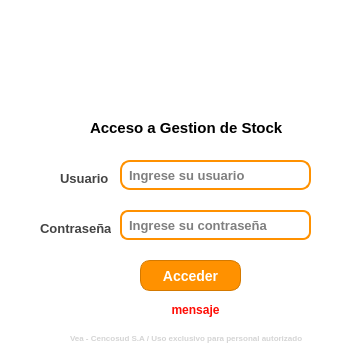
<?xml version="1.0" encoding="UTF-8"?>
<ui version="4.0">
 <class>formLogin</class>
 <widget class="QDialog" name="formLogin">
  <property name="geometry">
   <rect>
    <x>0</x>
    <y>0</y>
    <width>359</width>
    <height>359</height>
   </rect>
  </property>
  <property name="windowTitle">
   <string>Acceso a Gestion de Stock</string>
  </property>
  <property name="styleSheet">
   <string notr="true">background-color:rgb(255, 255, 255);
border-radius: 10px;
font-weight: bold;
border-color: rgb(255, 170, 0);
</string>
  </property>
  <widget class="QLabel" name="label_3">
   <property name="geometry">
    <rect>
     <x>60</x>
     <y>170</y>
     <width>49</width>
     <height>16</height>
    </rect>
   </property>
   <property name="font">
    <font>
     <family>Segoe UI</family>
     <pointsize>10</pointsize>
     <fontweight>Medium</fontweight>
    </font>
   </property>
   <property name="styleSheet">
    <string notr="true">QLabel {
    color: #444444;       /* Un gris muy oscuro, más elegante que el negro puro */
    font-family: &quot;Segoe UI&quot;;
    font-weight: 500;     /* Un poquito más gruesa que la normal */
}
</string>
   </property>
   <property name="text">
    <string>Usuario:</string>
   </property>
  </widget>
  <widget class="QLabel" name="label_4">
   <property name="geometry">
    <rect>
     <x>40</x>
     <y>220</y>
     <width>71</width>
     <height>16</height>
    </rect>
   </property>
   <property name="font">
    <font>
     <family>Segoe UI</family>
     <pointsize>10</pointsize>
     <fontweight>Medium</fontweight>
    </font>
   </property>
   <property name="styleSheet">
    <string notr="true">QLabel {
    color: #444444;       /* Un gris muy oscuro, más elegante que el negro puro */
    font-family: &quot;Segoe UI&quot;;
    font-weight: 500;     /* Un poquito más gruesa que la normal */
}
</string>
   </property>
   <property name="text">
    <string>Contraseña:</string>
   </property>
  </widget>
  <widget class="QLineEdit" name="txtUsuario">
   <property name="geometry">
    <rect>
     <x>120</x>
     <y>160</y>
     <width>191</width>
     <height>30</height>
    </rect>
   </property>
   <property name="minimumSize">
    <size>
     <width>0</width>
     <height>30</height>
    </size>
   </property>
   <property name="font">
    <font>
     <pointsize>10</pointsize>
     <bold>true</bold>
    </font>
   </property>
   <property name="styleSheet">
    <string notr="true">QLineEdit {
    border: 2px solid #FF9100;
    padding: 5px;
    background-color: white;
    color: black;
}

QLineEdit:focus {
    border: 2px solid #00843D; /* Cambia a verde cuando haces clic para escribir */
}</string>
   </property>
   <property name="placeholderText">
    <string>Ingrese su usuario</string>
   </property>
  </widget>
  <widget class="QPushButton" name="btnAcceder">
   <property name="geometry">
    <rect>
     <x>140</x>
     <y>260</y>
     <width>101</width>
     <height>31</height>
    </rect>
   </property>
   <property name="cursor">
    <cursorShape>PointingHandCursor</cursorShape>
   </property>
   <property name="styleSheet">
    <string notr="true">QPushButton {
    background-color: #FF9100;
    color: white;
    border-radius: 10px;
    font-weight: bold;
    font-size: 14px;
    border: 1px solid #D47900;
}

QPushButton:hover {
    background-color: #E68200;
}</string>
   </property>
   <property name="text">
    <string>Acceder</string>
   </property>
  </widget>
  <widget class="QLabel" name="label_5">
   <property name="geometry">
    <rect>
     <x>70</x>
     <y>330</y>
     <width>271</width>
     <height>16</height>
    </rect>
   </property>
   <property name="font">
    <font>
     <pointsize>6</pointsize>
     <bold>true</bold>
    </font>
   </property>
   <property name="styleSheet">
    <string notr="true">color:rgb(212, 212, 212)</string>
   </property>
   <property name="text">
    <string>Vea - Cencosud S.A / Uso exclusivo para personal autorizado</string>
   </property>
  </widget>
  <widget class="QLineEdit" name="txtClave">
   <property name="geometry">
    <rect>
     <x>120</x>
     <y>210</y>
     <width>191</width>
     <height>30</height>
    </rect>
   </property>
   <property name="minimumSize">
    <size>
     <width>0</width>
     <height>30</height>
    </size>
   </property>
   <property name="font">
    <font>
     <pointsize>10</pointsize>
     <bold>true</bold>
    </font>
   </property>
   <property name="styleSheet">
    <string notr="true">QLineEdit {
    border: 2px solid #FF9100;
    border-radius: 8px;
    padding: 5px;
    background-color: white;
    selection-background-color: #FFB347;
    color: black;
}

QLineEdit:focus {
    border: 2px solid #00843D; /* Cambia a verde cuando haces clic para escribir */
}</string>
   </property>
   <property name="echoMode">
    <enum>QLineEdit::EchoMode::Password</enum>
   </property>
   <property name="placeholderText">
    <string>Ingrese su contraseña</string>
   </property>
  </widget>
  <widget class="QLabel" name="label_2">
   <property name="geometry">
    <rect>
     <x>90</x>
     <y>120</y>
     <width>201</width>
     <height>16</height>
    </rect>
   </property>
   <property name="font">
    <font>
     <pointsize>11</pointsize>
     <bold>true</bold>
    </font>
   </property>
   <property name="text">
    <string>Acceso a Gestion de Stock</string>
   </property>
  </widget>
  <widget class="QLabel" name="lblError">
   <property name="geometry">
    <rect>
     <x>60</x>
     <y>300</y>
     <width>271</width>
     <height>20</height>
    </rect>
   </property>
   <property name="font">
    <font>
     <pointsize>9</pointsize>
     <bold>true</bold>
    </font>
   </property>
   <property name="styleSheet">
    <string notr="true">color:rgb(255, 13, 5)</string>
   </property>
   <property name="text">
    <string>mensaje</string>
   </property>
   <property name="alignment">
    <set>Qt::AlignmentFlag::AlignCenter</set>
   </property>
  </widget>
  <widget class="QLabel" name="logo">
   <property name="geometry">
    <rect>
     <x>130</x>
     <y>10</y>
     <width>111</width>
     <height>101</height>
    </rect>
   </property>
   <property name="text">
    <string/>
   </property>
   <property name="pixmap">
    <pixmap>gui/logo.png</pixmap>
   </property>
   <property name="scaledContents">
    <bool>true</bool>
   </property>
  </widget>
 </widget>
 <resources>
 
 </resources>
 <connections/>
</ui>
